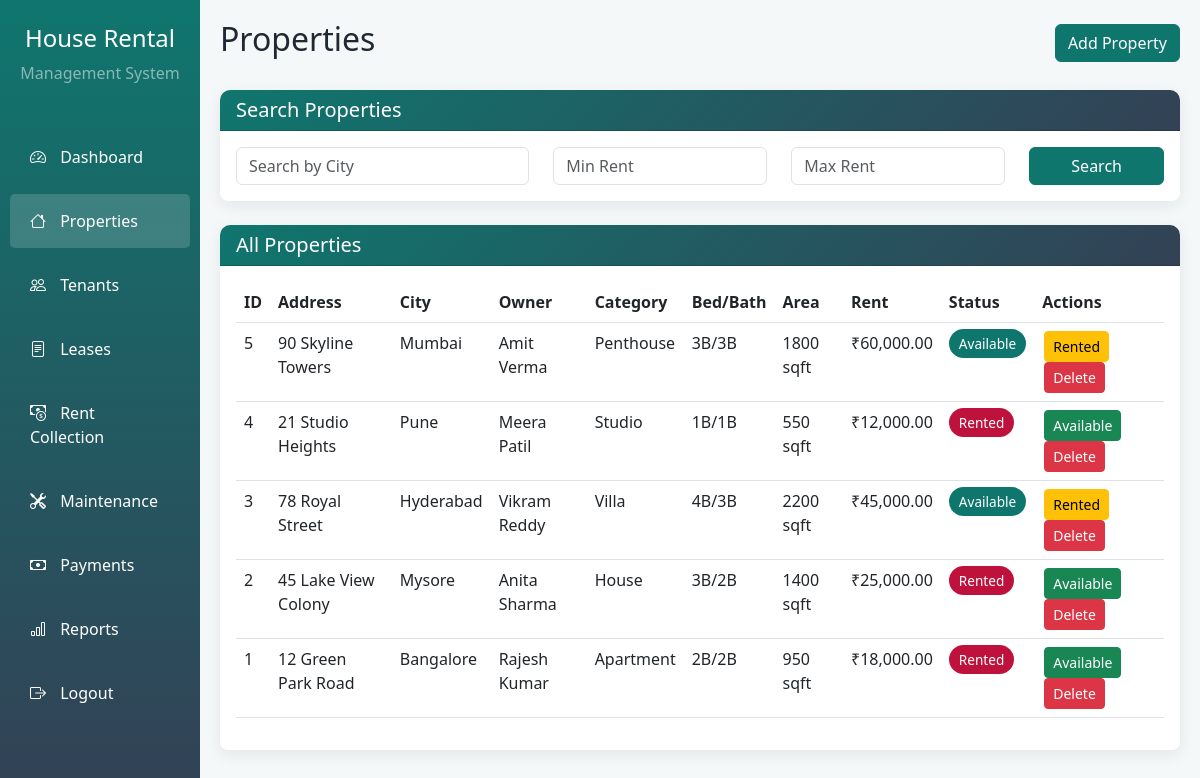
Screenshot of /properties.php (signed in) with the database file from the repository.
### tables this page shows
CREATE TABLE IF NOT EXISTS properties (
    property_id INT AUTO_INCREMENT PRIMARY KEY,
    admin_id INT NOT NULL,
    address VARCHAR(255) NOT NULL,
    city VARCHAR(100) NOT NULL,
    owner_name VARCHAR(100) NOT NULL,
    rent DECIMAL(10,2) NOT NULL,
    category_id INT NOT NULL,
    status VARCHAR(20) DEFAULT 'Available',
    image VARCHAR(255) DEFAULT NULL,
    bedrooms INT DEFAULT 1,
    bathrooms INT DEFAULT 1,
    area_sqft INT DEFAULT NULL,
    description TEXT,
    FOREIGN KEY (admin_id) REFERENCES admins(admin_id) ON DELETE CASCADE,
    FOREIGN KEY (category_id) REFERENCES categories(category_id) ON DELETE CASCADE
);

CREATE TABLE IF NOT EXISTS categories (
    category_id INT AUTO_INCREMENT PRIMARY KEY,
    category_name VARCHAR(50) NOT NULL
);

### properties.php (the view, shortened to what this page needs)
<?php
include 'db.php';
$admin_id = (int)$_SESSION['admin_id'];
$where = "WHERE p.admin_id = $admin_id";
$properties = mysqli_query($conn, "SELECT p.*, c.category_name FROM properties p LEFT JOIN categories c ON p.category_id = c.category_id $where ORDER BY p.property_id DESC");
?>
<!DOCTYPE html>
<html lang="en">
<head>
    <link href="https://cdn.jsdelivr.net/npm/bootstrap@5.3.0/dist/css/bootstrap.min.css" rel="stylesheet">
    <link rel="stylesheet" href="css/style.css">
</head>
<body>
    <div class="container-fluid">
        <div class="row">
            <div class="col-md-2 sidebar p-0">
                <div class="text-center py-4">
                    <h4 class="text-white">House Rental</h4>
                    <p class="text-white-50">Management System</p>
                </div>
                <nav class="nav flex-column">
                    <a class="nav-link" href="index.php"><i class="bi bi-speedometer2"></i> Dashboard</a>
                    <a class="nav-link active" href="properties.php"><i class="bi bi-house"></i> Properties</a>
                    <a class="nav-link" href="tenants.php"><i class="bi bi-people"></i> Tenants</a>
                    <a class="nav-link" href="leases.php"><i class="bi bi-file-text"></i> Leases</a>
                    <a class="nav-link" href="rent_collection.php"><i class="bi bi-cash-coin"></i> Rent Collection</a>
                    <a class="nav-link" href="maintenance.php"><i class="bi bi-tools"></i> Maintenance</a>
                    <a class="nav-link" href="payments.php"><i class="bi bi-cash"></i> Payments</a>
                    <a class="nav-link" href="reports.php"><i class="bi bi-bar-chart"></i> Reports</a>
                    <a class="nav-link" href="logout.php"><i class="bi bi-box-arrow-right"></i> Logout</a>
                </nav>
            </div>
            <div class="col-md-10 main-content">
                <div class="d-flex justify-content-between align-items-center mb-4">
                    <h2>Properties</h2>
                    <a href="add_property.php" class="btn btn-primary">Add Property</a>
                </div>
                <div class="card form-card mb-4">
                    <div class="card-header">
                        <h5 class="mb-0">Search Properties</h5>
                    </div>
                    <div class="card-body">
                        <form method="GET" action="">
                            <div class="row">
                                <div class="col-md-4">
                                    <input type="text" class="form-control" name="city" placeholder="Search by City" value="<?php echo isset($_GET['city']) ? $_GET['city'] : ''; ?>">
                                </div>
                                <div class="col-md-3">
                                    <input type="number" class="form-control" name="min_rent" placeholder="Min Rent" value="<?php echo isset($_GET['min_rent']) ? $_GET['min_rent'] : ''; ?>">
                                </div>
                                <div class="col-md-3">
                                    <input type="number" class="form-control" name="max_rent" placeholder="Max Rent" value="<?php echo isset($_GET['max_rent']) ? $_GET['max_rent'] : ''; ?>">
                                </div>
                                <div class="col-md-2">
                                    <button type="submit" class="btn btn-primary w-100">Search</button>
                                </div>
                            </div>
                        </form>
                    </div>
                </div>
                <div class="card table-card">
                    <div class="card-header">
                        <h5 class="mb-0">All Properties</h5>
                    </div>
                    <div class="card-body">
                        <div class="table-responsive">
                            <table class="table table-hover">
                                <thead>
                                    <tr>
                                        <th>ID</th>
                                        <th>Address</th>
                                        <th>City</th>
                                        <th>Owner</th>
                                        <th>Category</th>
                                        <th>Bed/Bath</th>
                                        <th>Area</th>
                                        <th>Rent</th>
                                        <th>Status</th>
                                        <th>Actions</th>
                                    </tr>
                                </thead>
                                <tbody>
                                    <?php while ($row = mysqli_fetch_assoc($properties)): ?>
                                    <tr>
                                        <td><?php echo $row['property_id']; ?></td>
                                        <td><?php echo $row['address']; ?></td>
                                        <td><?php echo $row['city']; ?></td>
                                        <td><?php echo $row['owner_name']; ?></td>
                                        <td><?php echo $row['category_name']; ?></td>
                                        <td><?php echo $row['bedrooms']; ?>B/<?php echo $row['bathrooms']; ?>B</td>
                                        <td><?php echo $row['area_sqft'] ? $row['area_sqft'] . ' sqft' : '-'; ?></td>
                                        <td>₹<?php echo number_format($row['rent'], 2); ?></td>
                                        <td><span class="status-<?php echo strtolower($row['status']); ?>"><?php echo $row['status']; ?></span></td>
                                        <td>
                                            <?php if ($row['status'] != 'Available'): ?>
                                                <a href="properties.php?mark_available=<?php echo $row['property_id']; ?>" class="btn btn-sm btn-success btn-action">Available</a>
                                            <?php endif; ?>
                                            <?php if ($row['status'] != 'Rented'): ?>
                                                <a href="properties.php?mark_rented=<?php echo $row['property_id']; ?>" class="btn btn-sm btn-warning btn-action">Rented</a>
                                            <?php endif; ?>
                                            <a href="properties.php?delete=<?php echo $row['property_id']; ?>" class="btn btn-sm btn-danger btn-action" onclick="return confirmDelete()">Delete</a>
                                        </td>
                                    </tr>
                                    <?php endwhile; ?>
                                </tbody>
                            </table>
                        </div>
                    </div>
                </div>
            </div>
        </div>
    </div>
    <link rel="stylesheet" href="https://cdn.jsdelivr.net/npm/bootstrap-icons@1.10.0/font/bootstrap-icons.css">
</body>
</html>

### css/style.css (style rules this page uses)
body { background-color: #f5f8f8; color: #1f2933; }
.sidebar { min-height: 100vh; background: linear-gradient(180deg, #0f766e 0%, #334155 100%); }
.sidebar .nav-link { color: white; padding: 15px 20px; margin: 5px 10px; border-radius: 5px; transition: all 0.3s; }
.sidebar .nav-link:hover, .sidebar .nav-link.active { background-color: rgba(255,255,255,0.16); color: white; }
.sidebar .nav-link i { margin-right: 10px; }
.main-content { padding: 20px; }
.table-card { border: 0; border-radius: 8px; box-shadow: 0 5px 15px rgba(15, 23, 42, 0.08); }
.table-card .card-header { background: linear-gradient(135deg, #0f766e 0%, #334155 100%); color: white; border-radius: 10px 10px 0 0; }
.btn-action { margin: 0 2px; }
.status-available { background-color: #0f766e; color: white; padding: 5px 10px; border-radius: 15px; font-size: 0.85rem; }
.status-rented { background-color: #be123c; color: white; padding: 5px 10px; border-radius: 15px; font-size: 0.85rem; }
.form-card { border: 0; border-radius: 8px; box-shadow: 0 5px 15px rgba(15, 23, 42, 0.08); }
.form-card .card-header { background: linear-gradient(135deg, #0f766e 0%, #334155 100%); color: white; border-radius: 10px 10px 0 0; }
.btn-primary { background-color: #0f766e; border-color: #0f766e; }

### rows the page displays
properties: property_id "5", address "90 Skyline Towers", city "Mumbai", owner_name "Amit Verma", category.category_name "Penthouse", bedrooms "3", bathrooms "3", area_sqft "1800", rent "60,000.00", status "Available"
properties: property_id "4", address "21 Studio Heights", city "Pune", owner_name "Meera Patil", category.category_name "Studio", bedrooms "1", bathrooms "1", area_sqft "550", rent "12,000.00", status "Rented"
properties: property_id "3", address "78 Royal Street", city "Hyderabad", owner_name "Vikram Reddy", category.category_name "Villa", bedrooms "4", bathrooms "3", area_sqft "2200", rent "45,000.00", status "Available"
properties: property_id "2", address "45 Lake View Colony", city "Mysore", owner_name "Anita Sharma", category.category_name "House", bedrooms "3", bathrooms "2", area_sqft "1400", rent "25,000.00", status "Rented"
properties: property_id "1", address "12 Green Park Road", city "Bangalore", owner_name "Rajesh Kumar", category.category_name "Apartment", bedrooms "2", bathrooms "2", area_sqft "950", rent "18,000.00", status "Rented"
